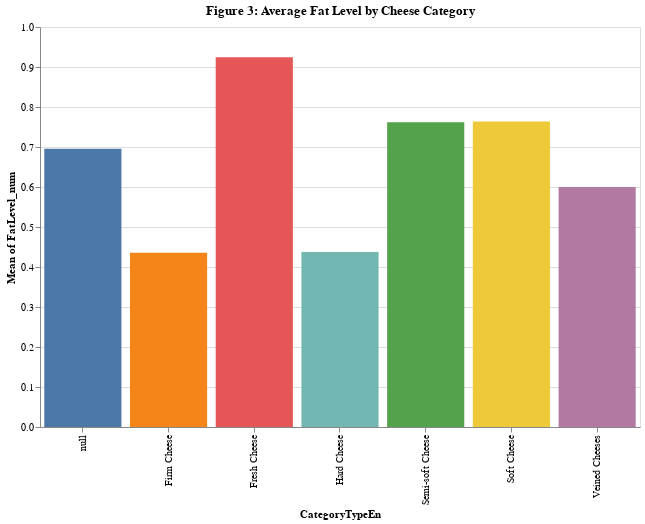

Write notebook code for a chart like this one.
### Code cell
# Convert FatLevel to numerical values
label_encoder = LabelEncoder()
cheese_df['FatLevel_num'] = label_encoder.fit_transform(cheese_df['FatLevel'])

# Plot with Altair
alt.Chart(cheese_df).mark_bar().encode(
    x='CategoryTypeEn:N',
    y='mean(FatLevel_num):Q',
    color=alt.Color('CategoryTypeEn:N', legend=None),
    tooltip=['CategoryTypeEn', 'mean(FatLevel_num)']
).properties(
    width=600,
    height=400,
    title='Figure 3: Average Fat Level by Cheese Category'
).interactive()

### Figure 1 — Vega-Lite specification as saved in the notebook (floating-point values rounded to 4 significant figures; data arrays with more than 128 entries replaced by an {"elided": "..."} marker saying what was removed)
{"config": {"view": {"continuousWidth": 400, "continuousHeight": 300}}, "data": {"name": "data-55062ab5da06363f45987b0754a4dffa"}, "mark": "bar", "encoding": {"color": {"type": "nominal", "field": "CategoryTypeEn", "legend": null}, "tooltip": [{"type": "nominal", "field": "CategoryTypeEn"}, {"type": "quantitative", "aggregate": "mean", "field": "FatLevel_num"}], "x": {"type": "nominal", "field": "CategoryTypeEn"}, "y": {"type": "quantitative", "aggregate": "mean", "field": "FatLevel_num"}}, "height": 400, "selection": {"selector003": {"type": "interval", "bind": "scales", "encodings": ["x", "y"]}}, "title": "Figure 3: Average Fat Level by Cheese Category", "width": 600, "$schema": "https://vega.github.io/schema/vega-lite/v4.8.1.json", "datasets": {"data-55062ab5da06363f45987b0754a4dffa": {"elided": "1042 records"}}}
